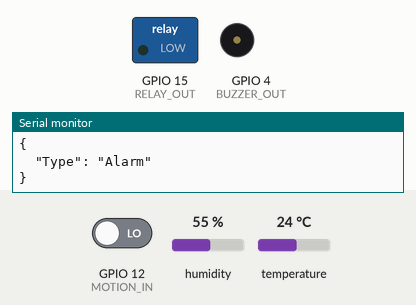
This sketch was run on a simulated ESP8266 (NodeMCU). Shown: switched loads named in the sketch (green lamp = pin HIGH), buzzer (waves = sounding, pin HIGH), the last lines printed to the serial monitor. The test bench sets the inputs (shaded band); at power-on: GPIO 12 (MOTION_IN) LOW, humidity 55 %, temperature 24 °C. WiFi joins after 1.5 s; servers stay silent unless stated; uploads are accepted with an empty reply.

Above: at 2.7 s.
2.8 s: GPIO 12 (MOTION_IN) driven HIGH
At 5.3 s:
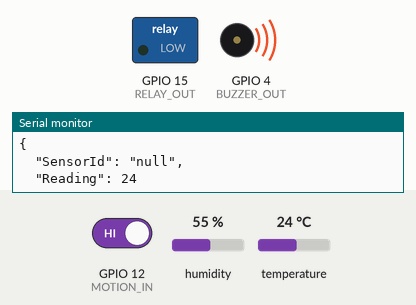
6.0 s: GPIO 12 (MOTION_IN) driven LOW
At 11.2 s:
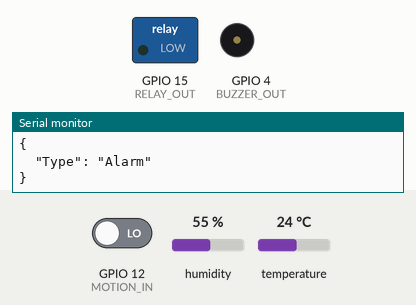
Timing chart, 0 to 12.7 s (numbered marks = the images above; inputs shaded):
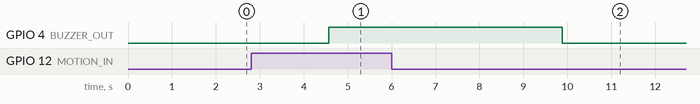

Measured:
- after the input at 2.8 s, GPIO 4 (BUZZER_OUT): LOW → HIGH after 1.8 s
- after the input at 6.0 s, GPIO 4 (BUZZER_OUT): HIGH → LOW after 3.9 s

The sketch:

esp.ino
```cpp
#include <dht11.h>
#include <ArduinoJson.h>
#include <Arduino.h>

#include <ESP8266WiFi.h>
#include <ESP8266WiFiMulti.h>
#include <ESP8266HTTPClient.h>
#include <WiFiClient.h>
#include <WiFiManager.h>
#include <EEPROM.h>

#define MOTION_IN 12  //d6
#define DHT11PIN 13   //d7
#define RELAY_OUT 15  //d8
#define BUZZER_OUT 4  //d2
#define BPIN A0

dht11 DHT11;
int bvalue;
bool initMeasurements = true;
long timer = 0;
long measurementPeriod = 5400000;
float brightness;
float humidity;
float temperature;
float minBrightness;
float minHumidity;
float minTemperature;
float maxBrightness;
float maxHumidity;
float maxTemperature;
int motion;
int lightBulbState;
int alarmState;
int alarm;
bool motionBulb;
String wifiIP;
//ids
String homeID = "ec2c6a09-3772-48aa-6c5b-08d7734b257c";
String lightBulbID;
String motionID;
String brightnessID;
String humidityID;
String temperatureID;
String alarmID;
//ids locations
int homeIDlocation = 0;
int lightBulbIDlocation = homeIDlocation + sizeof(homeID);
int motionIDlocation = lightBulbIDlocation + sizeof(lightBulbID);
int brightnessIDlocation = motionIDlocation + sizeof(motionID);
int humidityIDlocation = brightnessIDlocation + sizeof(brightnessID);
int temperatureIDlocation = humidityIDlocation + sizeof(humidityID);
int alarmIDlocation = temperatureIDlocation + sizeof(temperatureID);
//rooms
String lightBulbRoomID;
String motionRoomID;
String brightnessRoomID;
String humidityRoomID;
String temperatureRoomID;
String alarmRoomID;
String allRoomsIDs[6];
String uniqueRoomsIDs[2];

struct ComponentState{
  String Id;
  String State;
};

ComponentState componentsState[20];

StaticJsonDocument<200> dataToServer;
StaticJsonDocument<200> dataFromServer;
StaticJsonDocument<200> measurement;

ESP8266WiFiMulti WiFiMulti;
WiFiClient client;
HTTPClient http;

const unsigned long postDelay = 5000;
unsigned long postTime = 0;

void getUniqueRoomsIDs(String rooms[]) {
  uniqueRoomsIDs[0] = rooms[0];
  int j = 0;
  for(int i = 1; i < 6; i++){
    if(rooms[i] != uniqueRoomsIDs[j]){
      j++;
      uniqueRoomsIDs[j] = rooms[i];
    }
  }
  Serial.println(uniqueRoomsIDs[0]);
  Serial.println(uniqueRoomsIDs[1]);
}

void  getMeasurements() {
  dataToServer.clear();
  DHT11.read(DHT11PIN);
  bvalue = analogRead(BPIN);
  brightness = (bvalue/1024.0) * 100.0;
  brightness = 100.0 - brightness;
  humidity = (float)DHT11.humidity;
  temperature = (float)DHT11.temperature;
  motion = digitalRead(MOTION_IN);

  dataToServer["brightness"] = brightness;
  dataToServer["humidity"] = humidity;
  dataToServer["temperature"] = temperature;

  serializeJsonPretty(dataToServer, Serial);
  Serial.println();
  delay(50);
}

void setup() {
  pinMode(DHT11PIN, INPUT);
  pinMode(BPIN, INPUT);
  pinMode(MOTION_IN, INPUT);
  pinMode(RELAY_OUT, OUTPUT);
  pinMode(BUZZER_OUT, OUTPUT);
  digitalWrite(RELAY_OUT, LOW);
  digitalWrite(BUZZER_OUT, LOW);
  Serial.begin(115200);
  while(!Serial);
  Serial.println("START");
  minBrightness = 0.0;
  WiFiManager wifiManager;
  //wifiManager.resetSettings();
  Serial.println("Connecting ...");
  wifiManager.autoConnect("SmartHome");
  Serial.println("Connected!");
//  alarm = true;
  alarmState = 1;
  motionBulb = false;
  motion = LOW;
}

void printallIDs(){
  Serial.println("homeID: " + homeID + " * lightBulbID: " + lightBulbID + " * motionID: " + motionID + " brightnessID: " + brightnessID);
  Serial.println("humidityID: " + humidityID + " * temperatureID: " + temperatureID + " * alarmID: " + alarmID);
}

void getPublicIP(){
  http.begin("http://api.ipify.org/");
  int httpCode = http.GET();
  if (httpCode != 200) {
    Serial.println("Unable to get public IP");
  } else {
    wifiIP = http.getString();
    Serial.println("Public IP: " + wifiIP);
  }
}

//void writeGUID(String guid, int addrToWrite){
//  EEPROM.put(addrToWrite, homeID);
//  Serial.println("homeID saved");
//  addrToWrite = addrToWrite + sizeof(homeID);
//  EEPROM.put(addrToWrite, lightBulbID);
//  Serial.println("lightBulbID saved");
//  homeID = "";
//  lightBulbID = "";
//  EEPROM.get(addrToWrite, homeID);
//}

bool checkIfGUID(String guid) {
  for(int i = 8; i < 24 ; i+=5){
    if ( guid.charAt(i) != '-') {
      return false;
    }
  }
  return true;
}

void alarmActivation(){
  if (alarmState == 1 && (digitalRead(MOTION_IN) == HIGH)) {
    //turn on alarm
    Serial.println("ALARM ON!");
    digitalWrite(BUZZER_OUT, HIGH);
    delay(50);
  } else {
    //turn off alarm
    Serial.println("ALARM OFF!");
    digitalWrite(BUZZER_OUT, LOW);
    delay(50);
  }
}

void bulbActivation(){
//  if (minBrightness > brightness || (motion == HIGH && motionBulb == true)) {
//    digitalWrite(RELAY_OUT, HIGH);
//    lightBulbState = 1;
//    Serial.println("ZAPALAM ŚWIATŁO");
//    delay(50);
//  } else {
//     digitalWrite(RELAY_OUT, LOW);
//    Serial.println("GASZĘ ŚWIATŁO");
//    delay(50);
// }
   digitalWrite(RELAY_OUT, lightBulbState);
}

void checkMotion();
void doIhaveAllIDs();
void registerAllComponents();
void registerComponent(String componentName);
String getComponentType(String componentName);
String getComponentRoomIDbyID(String componentID);
void getComponentsStates(String myRoomID);
void writeStates(ComponentState componentsState[]);
void postComponentReadings(String roomID, String data);
void postComponentsReadingsAllRooms();
void postReadingsWhenTime();
void getComponentsStatesAllRooms();
String getComponentRoomIDbyName(String componentName);
void getAllComponentsRoomsIDs();
void setUserVariables(String data);

void loop() {
  delay(50);
  doIhaveAllIDs();
  delay(50);
  getAllComponentsRoomsIDs();
  getComponentsStatesAllRooms();
  alarmActivation();
  bulbActivation();
  postReadingsWhenTime();
  checkMotion();
  delay(50);
}

void setUserVariables(String data){
  deserializeJson(dataFromServer, data);
  minBrightness = dataFromServer["minBrightness"];
  minHumidity = dataFromServer["minHumidity"];
  minTemperature = dataFromServer["minTemperature"];
  maxBrightness = dataFromServer["maxBrightness"];
  maxHumidity = dataFromServer["maxHumidity"];
  maxTemperature = dataFromServer["maxTemperature"];
}

void getAllComponentsRoomsIDs(){
  motionRoomID = getComponentRoomIDbyID(getComponentRoomIDbyName("motion"));
  allRoomsIDs[0] = motionRoomID;
  brightnessRoomID = getComponentRoomIDbyID(getComponentRoomIDbyName("brightness"));
  allRoomsIDs[1] = brightnessRoomID;
  humidityRoomID = getComponentRoomIDbyID(getComponentRoomIDbyName("humidity"));
  allRoomsIDs[2] = humidityRoomID;
  temperatureRoomID = getComponentRoomIDbyID(getComponentRoomIDbyName("temperature"));
  allRoomsIDs[3] = temperatureRoomID;
  lightBulbRoomID = getComponentRoomIDbyID(getComponentRoomIDbyName("lightBulb"));
  allRoomsIDs[4] = lightBulbRoomID;
  alarmRoomID = getComponentRoomIDbyID(getComponentRoomIDbyName("alarm"));
  allRoomsIDs[5] = alarmRoomID;
  Serial.println(allRoomsIDs[4]);
  getUniqueRoomsIDs(allRoomsIDs);
}

String getComponentRoomIDbyName(String componentName){
  if( componentName == "lightBulb"){
    return lightBulbID;
  } else if (componentName == "motion") {
    return motionID;
  } else if (componentName == "brightness") {
    return brightnessID;
  } else if (componentName == "humidity") {
    return humidityID;
  } else if(componentName == "temperature") {
    return temperatureID;
  } else if(componentName == "alarm") {
    return alarmID;
  } else {
    return "";
  }

}

void getComponentsStatesAllRooms(){
  for (String uniqueRoom : uniqueRoomsIDs){
    if ( uniqueRoomsIDs ){
      Serial.println("Getting states for room:" +  uniqueRoom);
      getComponentsStates(uniqueRoom);
    }
  }
}

void postReadingsWhenTime(){
  if ( initMeasurements == true) {
    timer = millis();
    postComponentsReadingsAllRooms();
    initMeasurements = false;
  } else {
    if (millis() - timer >= measurementPeriod) {
      timer = millis();
      postComponentsReadingsAllRooms();
    }
  }
}

void postComponentsReadingsAllRooms(){
  getMeasurements();
  String data;
  for (String uniqueRoom : uniqueRoomsIDs){
    if ( uniqueRoomsIDs ){
      measurement.clear();
      measurement["SensorId"] = motionID;
      measurement["Reading"] = motion;
      serializeJsonPretty(measurement, data);
      postComponentReadings(uniqueRoom, data);
      measurement.clear();
      data = "";
      measurement["SensorId"] = brightnessID;
      measurement["Reading"] = brightness;
      serializeJsonPretty(measurement, data);
      postComponentReadings(uniqueRoom, data);
      measurement.clear();
      data = "";
      measurement["SensorId"] = humidityID;
      measurement["Reading"] = humidity;
      serializeJsonPretty(measurement, data);
      postComponentReadings(uniqueRoom, data);
      measurement.clear();
      data = "";
      measurement["SensorId"] = temperatureID;
      measurement["Reading"] = temperature;
      serializeJsonPretty(measurement, data);
      postComponentReadings(uniqueRoom, data);
      measurement.clear();
      data = "";
      measurement["SensorId"] = lightBulbID;
      measurement["Reading"] = lightBulbState;
      serializeJsonPretty(measurement, data);
      postComponentReadings(uniqueRoom, data);
    }
  }
}

void postComponentReadings(String roomID, String data){
  Serial.print("[HTTP] begin...\n");
  if (http.begin(client, "http://smarthomehighengineers.azurewebsites.net/api/components/collect?smartHomeEntityId=" + homeID + "&roomId=" + roomID)){
    http.addHeader("Content-Type", "application/json");
    Serial.println(data);
    int httpCode = http.POST(data);

    if (httpCode > 0) {
      // HTTP header has been send and Server response header has been handled
      Serial.printf("[HTTP] POST... code: %d\n", httpCode);

      if (httpCode == 200 || httpCode == HTTP_CODE_MOVED_PERMANENTLY) {
        String payload = http.getString();
        Serial.println(payload);
        Serial.println("SUCCESS!");
      }
    } else {
      Serial.printf("[HTTP] POST... failed, error: %s\n", http.errorToString(httpCode).c_str());
    }
    http.end();
  } else {
    Serial.printf("[HTTP} Unable to connect\n");
  }
}

void writeStates(ComponentState componentsState[]){

  for (int i=0; i < 20; i++){
    Serial.println("LB_ID = " + lightBulbID);
    Serial.println("COMP_ID = " + componentsState[i].Id);
    if(componentsState[i].Id == lightBulbID){
      if ( componentsState[i].State == "On" ) {
        lightBulbState = HIGH;
        Serial.println("LIGHT STATE HIGH!");
      } else if ( componentsState[i].State == "Off" ) {
        lightBulbState = LOW;
        Serial.println("LIGHT STATE LOW!");
      }
    }
    if(componentsState[i].Id == alarmID){
      if ( componentsState[i].State == "On" ) {
        alarmState = HIGH;
        Serial.println("ALARM STATE HIGH!");
      } else if ( componentsState[i].State == "Off" ) {
        alarmState = LOW;
        Serial.println("ALARM STATE LOW!");
      }
    }
  }
}

void getComponentsStates(String myRoomID){
  Serial.print("[HTTP] begin...\n");
  if (http.begin(client, "http://smarthomehighengineers.azurewebsites.net/api/components?smartHomeEntityId=" + homeID + "&roomId=" + myRoomID)) {


    Serial.print("[HTTP] GET...\n");
    // start connection and send HTTP header
    int httpCode = http.GET();

    // httpCode will be negative on error
    if (httpCode > 0) {
      // HTTP header has been send and Server response header has been handled
      Serial.printf("[HTTP] GET... code: %d\n", httpCode);

      // file found at server
      if (httpCode == HTTP_CODE_OK || httpCode == HTTP_CODE_MOVED_PERMANENTLY) {
        String payload = http.getString();
        Serial.println(payload);
        DynamicJsonDocument data(1024);
        deserializeJson(data, payload);
        JsonArray root = data.as<JsonArray>();
        int i = 0;
        for (JsonVariant item : root) {
          componentsState[i].Id = item["id"].as<String>();
          Serial.println("R: ID: " + componentsState[i].Id);
          componentsState[i].State = item["state"].as<String>();
          i++;
        }
        writeStates(componentsState);
      } else {
        Serial.printf("[HTTP] POST... failed, error: %s\n", http.errorToString(httpCode).c_str());
      }
    } else {
      Serial.printf("[HTTP] GET... failed, error: %s\n", http.errorToString(httpCode).c_str());
    }
    http.end();
  } else {
    Serial.printf("[HTTP} Unable to connect\n");
  }
}

String getComponentRoomIDbyID(String componentID){
  String returnValue = "";
  Serial.print("[HTTP] begin...\n");
  Serial.println("Getting component room ID... componentID: " + componentID + " homeID: " + homeID);
  if (http.begin(client, "http://smarthomehighengineers.azurewebsites.net/api/components/" + componentID +"/getRoom?smartHomeEntityId="+ homeID)) {


    Serial.print("[HTTP] GET...\n");
    // start connection and send HTTP header
    int httpCode = http.GET();

    // httpCode will be negative on error
    if (httpCode > 0) {
      // HTTP header has been send and Server response header has been handled
      Serial.printf("[HTTP] GET... code: %d\n", httpCode);

      // file found at server
      if (httpCode == HTTP_CODE_OK || httpCode == HTTP_CODE_MOVED_PERMANENTLY) {
        String payload = http.getString();
        Serial.println("Payload: " + payload);
        StaticJsonDocument<200> data;
        deserializeJson(data, payload);

        returnValue = data["roomId"].as<String>();
      } else {
        Serial.printf("[HTTP] GET... failed, error: %s\n", http.errorToString(httpCode).c_str());
      }
    } else {
      Serial.printf("[HTTP] GET... failed, error: %s\n", http.errorToString(httpCode).c_str());
    }
    http.end();
    return returnValue;
  } else {
    Serial.printf("[HTTP} Unable to connect\n");
    return returnValue;
  }
}

String getComponentType(String componentName){
  if( componentName == "lightBulbID"){
    return "LightBulb";
  } else if (componentName == "motionID") {
    return "MotionSensor";
  } else if (componentName == "brightnessID") {
    return "LightSensor";
  } else if (componentName == "humidityID") {
    return "HumiditySensor";
  } else if(componentName == "temperatureID") {
    return "Thermometer";
  } else if(componentName == "alarmID") {
    return "Alarm";
  } else {
    return "";
  }
}

void registerComponent(String componentName){
  Serial.print("[HTTP] begin...\n");
  if (http.begin(client, "http://smarthomehighengineers.azurewebsites.net/api/components/register?smartHomeEntityId=" + homeID)){
    http.addHeader("Content-Type", "application/json");
    String componentType = getComponentType(componentName);
    String postdata;
    StaticJsonDocument<200> json;
    json["Type"] = componentType;
    serializeJsonPretty(json, postdata);
    Serial.print(postdata);
    Serial.println();
    int httpCode = http.POST(postdata);

    if (httpCode > 0) {
      // HTTP header has been send and Server response header has been handled
      Serial.printf("[HTTP] POST... code: %d\n", httpCode);

      if (httpCode == 200 || httpCode == HTTP_CODE_MOVED_PERMANENTLY) {
        String payload = http.getString();
        StaticJsonDocument<200> data;
        deserializeJson(data, payload);

        if( componentName == "lightBulbID"){
          lightBulbID = data["componentId"].as<String>();
        } else if (componentName == "motionID") {
          motionID = data["componentId"].as<String>();
        } else if (componentName == "brightnessID") {
          brightnessID = data["componentId"].as<String>();
        } else if (componentName == "humidityID") {
          humidityID = data["componentId"].as<String>();
        } else if(componentName == "temperatureID") {
          temperatureID = data["componentId"].as<String>();
        } else if(componentName == "alarmID") {
          alarmID = data["componentId"].as<String>();
        } else {
        }
        //homeID = data["smartHomeEntityId"].as<String>();
        Serial.println(payload);
        Serial.printf("Success getting homeID");
      } else {
        Serial.printf("[HTTP] POST... failed, error: %s\n", http.errorToString(httpCode).c_str());
      }
    } else {
      Serial.printf("[HTTP] POST... failed, error: %s\n", http.errorToString(httpCode).c_str());
    }
    http.end();
  } else {
    Serial.printf("[HTTP} Unable to connect\n");
  }
}

void registerAllComponents(){
  registerComponent("lightBulbID");
  registerComponent("motionID");
  registerComponent("brightnessID");
  registerComponent("humidityID");
  registerComponent("temperatureID");
  registerComponent("alarmID");
}

void doIhaveAllIDs(){
  //EEPROM.get(homeIDlocation, pom);
  Serial.println(homeID);
  if (!checkIfGUID(homeID)){
    Serial.println(checkIfGUID(homeID));
   // EEPROM.put(homeIDlocation, homeID);
  }
  Serial.println("home at " + String(homeIDlocation));

  //EEPROM.get(lightBulbIDlocation, pom);
  Serial.println(lightBulbID);
  if (!checkIfGUID(lightBulbID)){
    Serial.println(checkIfGUID(lightBulbID));
    registerComponent("lightBulbID");
  //  EEPROM.put(lightBulbIDlocation, lightBulbID);
  }
    Serial.println("light at " + String(lightBulbIDlocation));

 // EEPROM.get(motionIDlocation, pom);
  Serial.println(motionID);
  if (!checkIfGUID(motionID)){
    Serial.println(checkIfGUID(motionID));
    registerComponent("motionID");
 //   EEPROM.put(motionIDlocation, motionID);
  }
    Serial.println("motion at " + String(motionIDlocation));

//  EEPROM.get(brightnessIDlocation, pom);
  Serial.println(brightnessID);
  if (!checkIfGUID(brightnessID)){
    Serial.println(checkIfGUID(brightnessID));
    registerComponent("brightnessID");
   // EEPROM.put(brightnessIDlocation, brightnessID);
  }
    Serial.println("brightness at " + String(brightnessIDlocation));

 // EEPROM.get(humidityIDlocation, pom);
  Serial.println(humidityID);
  if (!checkIfGUID(humidityID)){
    Serial.println(checkIfGUID(humidityID));
    registerComponent("humidityID");
   // EEPROM.put(humidityIDlocation, humidityID);
  }
    Serial.println("humidity at " + String(humidityIDlocation));

  //EEPROM.get(temperatureIDlocation, pom);
  Serial.println(temperatureID);
  if (!checkIfGUID(temperatureID)){
    Serial.println(checkIfGUID(temperatureID));
    registerComponent("temperatureID");
 //   EEPROM.put(temperatureIDlocation, temperatureID);
  }
    Serial.println("temperature at " + String(temperatureIDlocation));

  //EEPROM.get(alarmIDlocation, pom);
  Serial.println(alarmID);
  if (!checkIfGUID(alarmID)){
    Serial.println(checkIfGUID(alarmID));
    registerComponent("alarmID");
 //   EEPROM.put(alarmIDlocation, alarmID);
  }
    Serial.println("alarm at " + String(alarmIDlocation));
}

void checkMotion(){
  if (digitalRead(MOTION_IN) == HIGH){
    Serial.println("RUCH!");
    motion = HIGH;
    delay(50);
  } else {
    motion = LOW;
    delay(50);
  }
}
```
